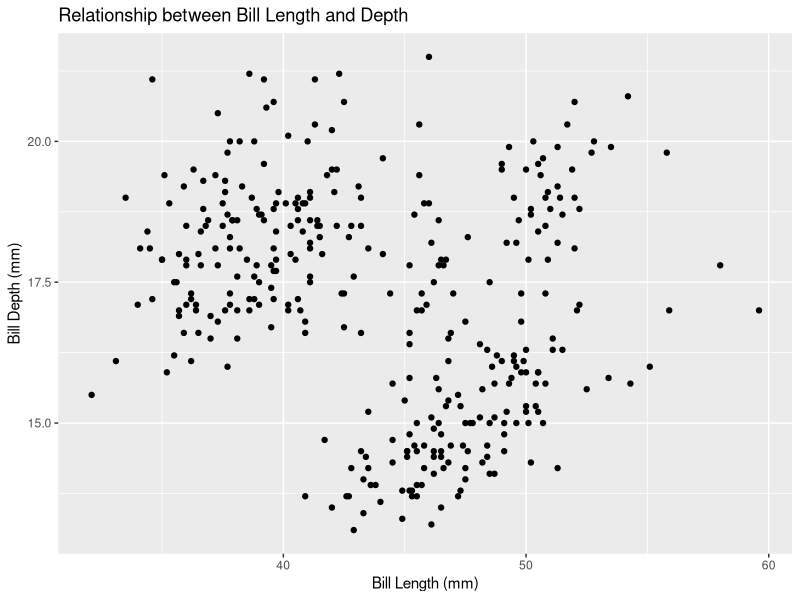
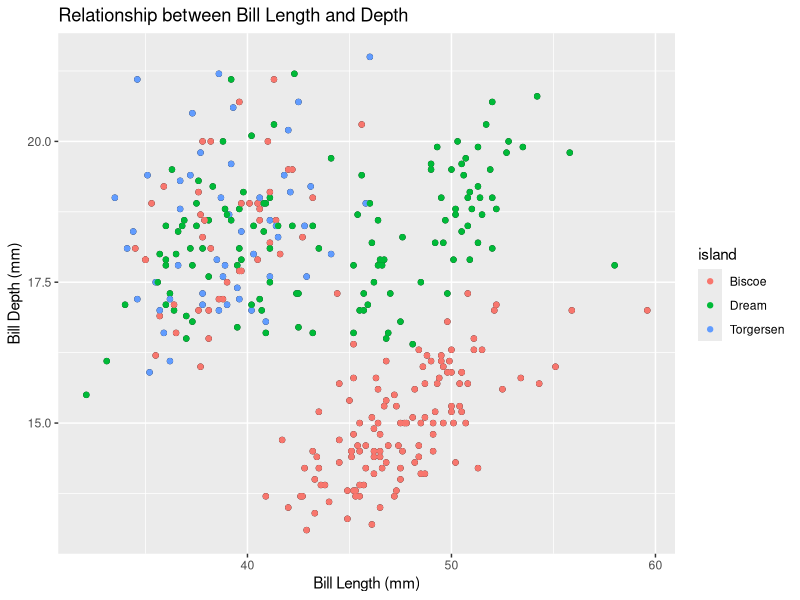
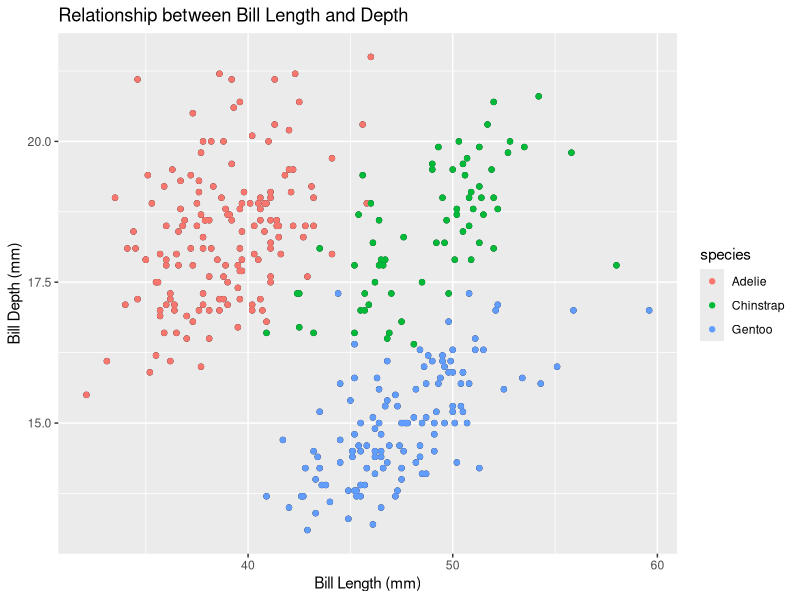
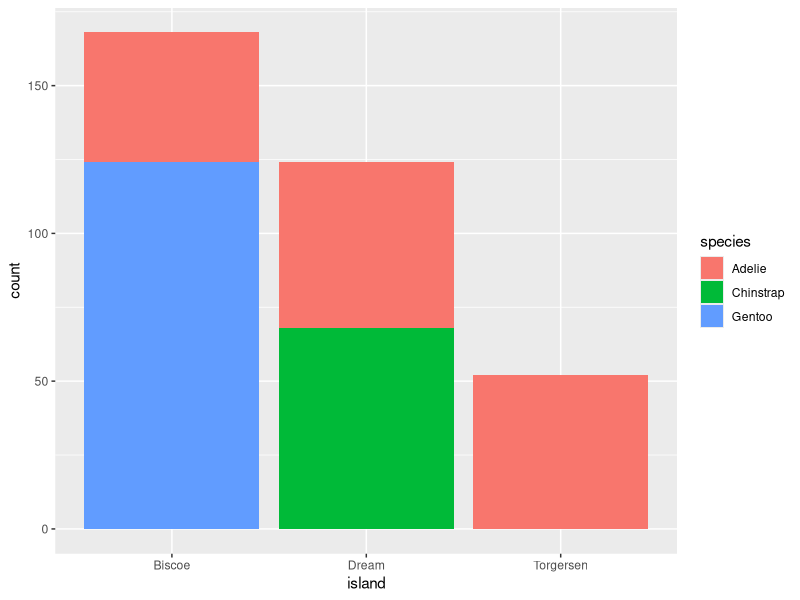

Write the R code that produced these figures, in order.
## ---- chunk 1
knitr::opts_chunk$set(echo = TRUE)
## ---- chunk 2
data(penguins, package="palmerpenguins")
## ---- chunk 3
# Calculate the number of penguins
n_penguins <- nrow(penguins)

# Display the structure of the dataset
str(penguins)
## ---- chunk 4
# Load the ggplot2 package
library(ggplot2)

# Create a scatterplot
scatter_plot <- ggplot(penguins, aes(x = bill_length_mm, y = bill_depth_mm)) +
  geom_point() +
  labs(x = "Bill Length (mm)", y = "Bill Depth (mm)", title = "Relationship between Bill Length and Depth")

# Print the scatterplot
scatter_plot
## ---- chunk 5
# Add color mapping for island
scatter_plot_with_color_island <- scatter_plot + 
  geom_point(aes(color = island))

# Add color mapping for species
scatter_plot_with_color_species <- scatter_plot + 
  geom_point(aes(color = species))

# Print both scatterplots
scatter_plot_with_color_island
scatter_plot_with_color_species
## ---- chunk 6
ggplot(penguins,aes(x=island,fill=species))+geom_bar()
